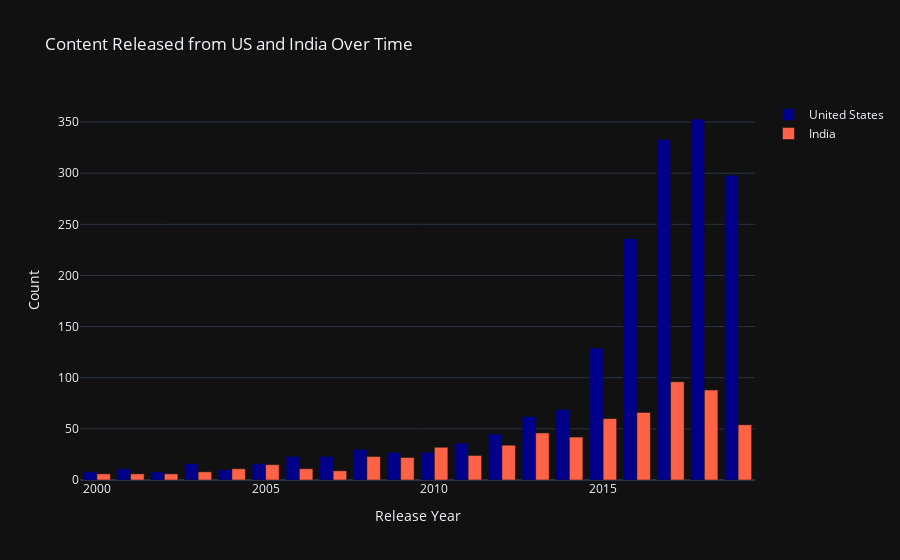

This figure's notebook cell:
### Markdown cell above
About half of the content on Netflix is from US and India. This suggests that the entertainment industries in those countries are highly lucrative, hence the supply is higher compared to other countries.

### Code cell
temp4 = df[(df.country=='United States') & (df.release_year>1999)].release_year.value_counts().reset_index()
temp4.columns = ['ReleaseYear', 'Count']
temp5 = df[(df.country=='India') & (df.release_year>1999)].release_year.value_counts().reset_index()
temp5.columns = ['ReleaseYear', 'Count']

trace1 = go.Bar(x=temp4.ReleaseYear, y=temp4.Count, name='United States', marker=dict(color='rgb(0,0,139)'))
trace2 = go.Bar(x=temp5.ReleaseYear, y=temp5.Count, name='India', marker=dict(color='rgb(255,99,71)'))
data = [trace1, trace2]
layout = go.Layout(barmode='group', template= "plotly_dark",title = 'Content Released from US and India Over Time' , xaxis = dict(title = 'Release Year'), yaxis = dict(title = 'Count'))
fig = go.Figure(data=data, layout=layout)
fig.show()

### Figure 1 — Plotly figure (JSON) as saved in the notebook; plotly's stock layout.template omitted (floating-point values rounded to 4 significant figures)
{"data": [{"marker": {"color": "rgb(0,0,139)"}, "name": "United States", "type": "bar", "x": [2018, 2017, 2019, 2016, 2015, 2014, 2013, 2012, 2011, 2008, 2009, 2010, 2007, 2006, 2005, 2003, 2001, 2004, 2002, 2000], "y": [353, 333, 298, 236, 129, 69, 62, 45, 36, 30, 27, 27, 23, 23, 16, 16, 11, 10, 8, 8]}, {"marker": {"color": "rgb(255,99,71)"}, "name": "India", "type": "bar", "x": [2017, 2018, 2016, 2015, 2019, 2013, 2014, 2012, 2010, 2011, 2008, 2009, 2005, 2006, 2004, 2007, 2003, 2002, 2001, 2000], "y": [96, 88, 66, 60, 54, 46, 42, 34, 32, 24, 23, 22, 15, 11, 11, 9, 8, 6, 6, 6]}], "layout": {"title": {"text": "Content Released from US and India Over Time"}, "xaxis": {"title": {"text": "Release Year"}}, "yaxis": {"title": {"text": "Count"}}}}
